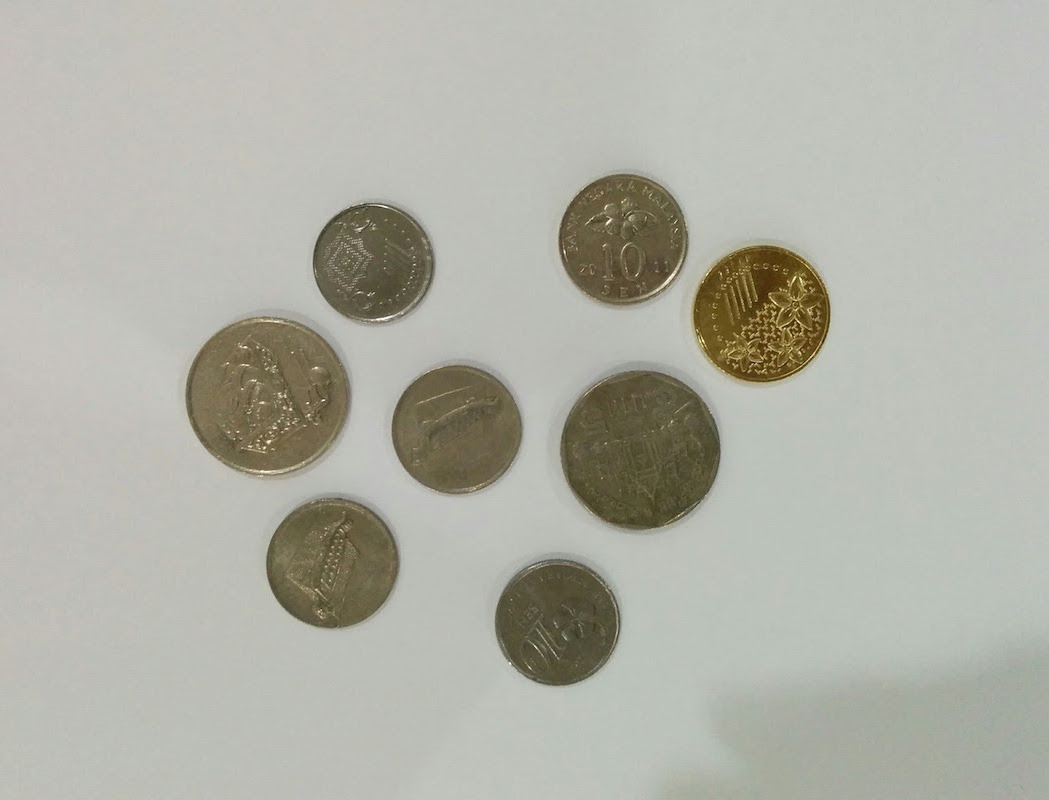
#> input picture practice/conturs/coins-orig.jpg, 1049 x 800 px
$ python counturs.py --image coins-orig.jpg   (older library calls are emulated)
#> lines starting #> are read from the running program, lines starting #| are printed output that depends on the picture; after the words box and inside, x2 and y2 are one past the last pixel; in counts of white or black regions, pixels touching at a corner belong together
import numpy as np
import argparse
import cv2

ap = argparse.ArgumentParser()
ap.add_argument("-i", "--image", required=True, help="Path to image")
args = vars(ap.parse_args())
print(args)
image = cv2.imread(args['image'])
#> image is the input picture: shape (800, 1049, 3); mean B, G, R 166.9, 177, 176.6

gray = cv2.cvtColor(image, cv2.COLOR_BGR2GRAY)
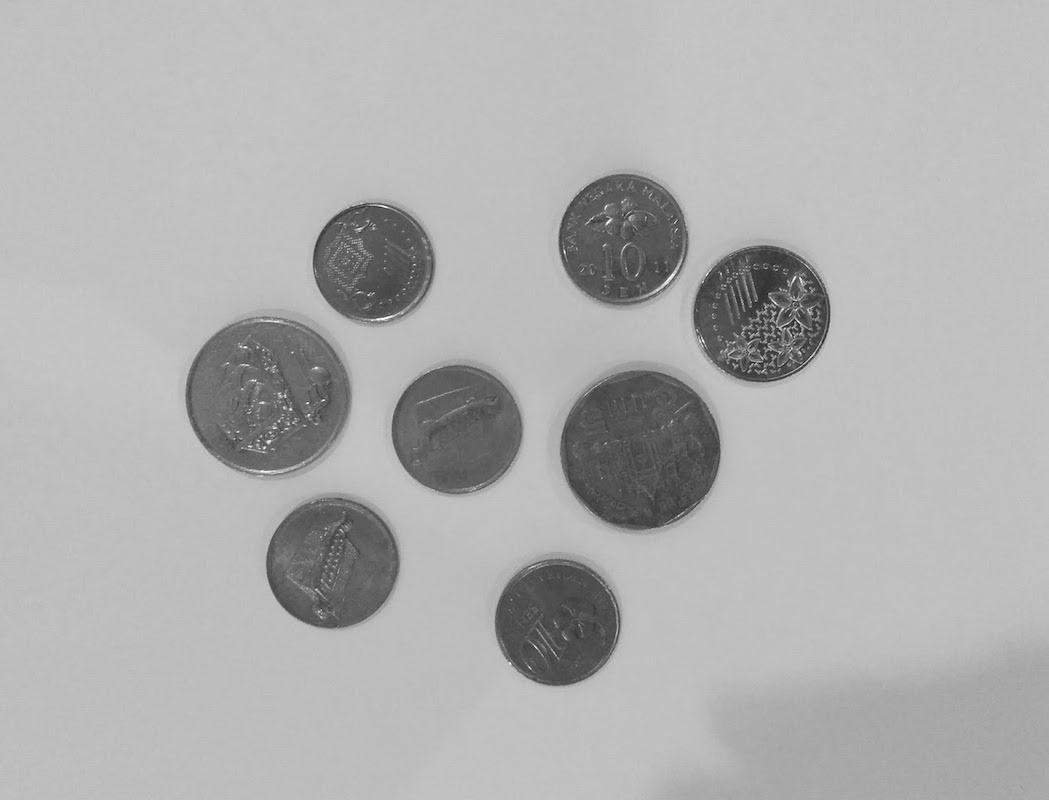
#> gray: shape (800, 1049); min 15, max 254, mean 175.6

blurred = cv2.GaussianBlur(gray, (11, 11), 0)
cv2.imshow("image", image)
edged = cv2.Canny(blurred, 30, 150)
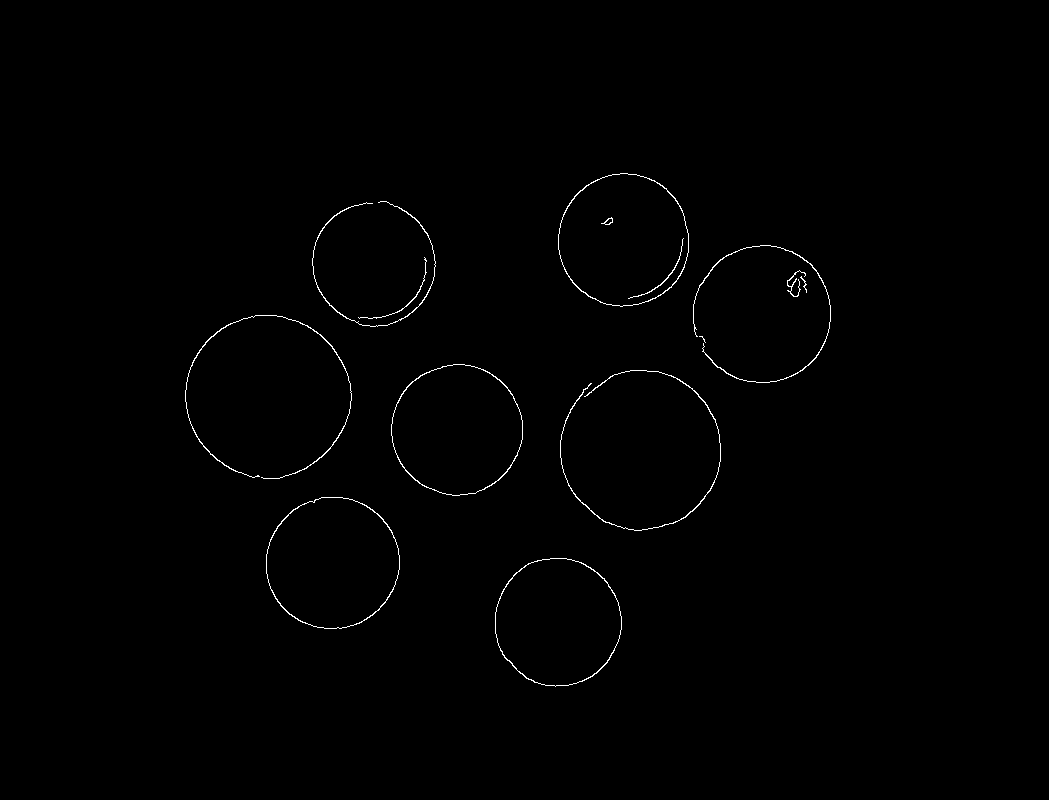
#> edged: shape (800, 1049); 0.52% white in thin lines or dots, all inside (x1, y1, x2, y2) = (185, 173, 831, 687)
cv2.imshow("Edges", edged)

(_, cnts, _) = cv2.findContours(edged.copy(),
                                cv2.RETR_EXTERNAL, cv2.CHAIN_APPROX_SIMPLE)
#> cnts = 12 contours, 2 with area under 20; largest, box (x1, y1, x2, y2) and area: (266, 497, 400, 629) 13737, (558, 173, 689, 307) 13589, (391, 364, 523, 496) 13371, (495, 558, 622, 687) 12668, (185, 315, 352, 479) 134
print(f"Number of Coins {len(cnts)}")
#| Number of Coins 12
coins = image.copy()
cv2.drawContours(coins, cnts, -1, (0, 255, 0))
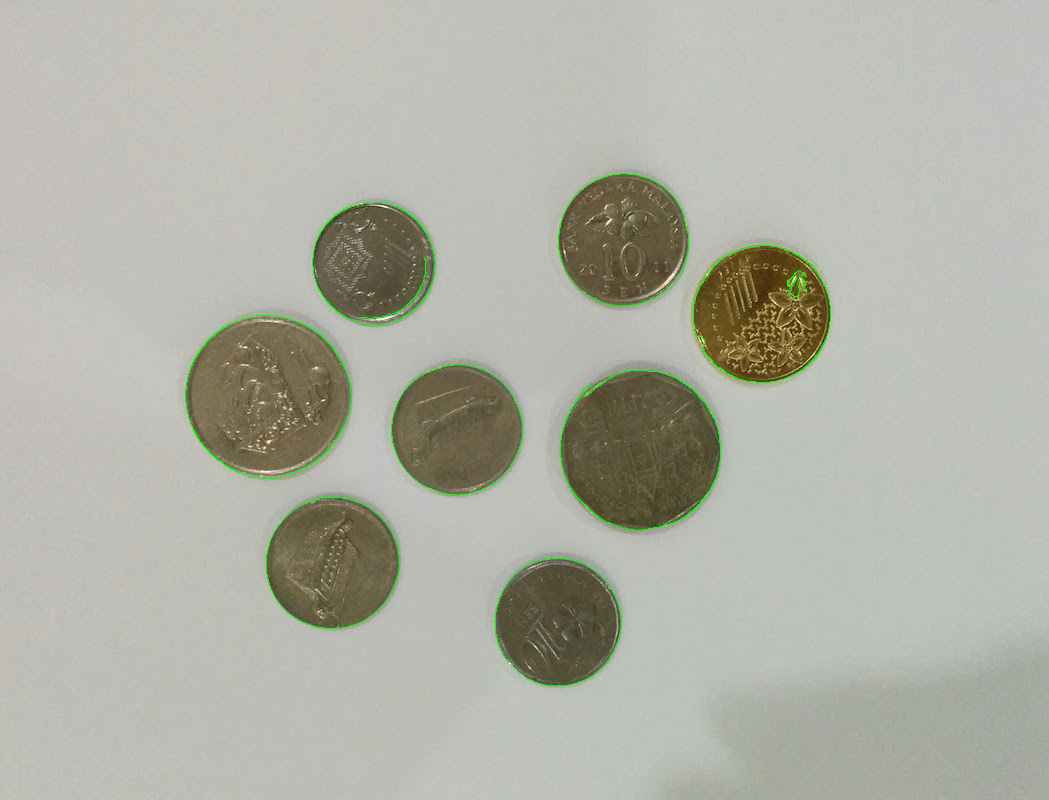
#> coins: shape (800, 1049, 3); 0.46% of pixels changed, all inside (x1, y1, x2, y2) = (185, 173, 831, 687)
cv2.imshow("Coins", coins)
cv2.waitKey(0)
